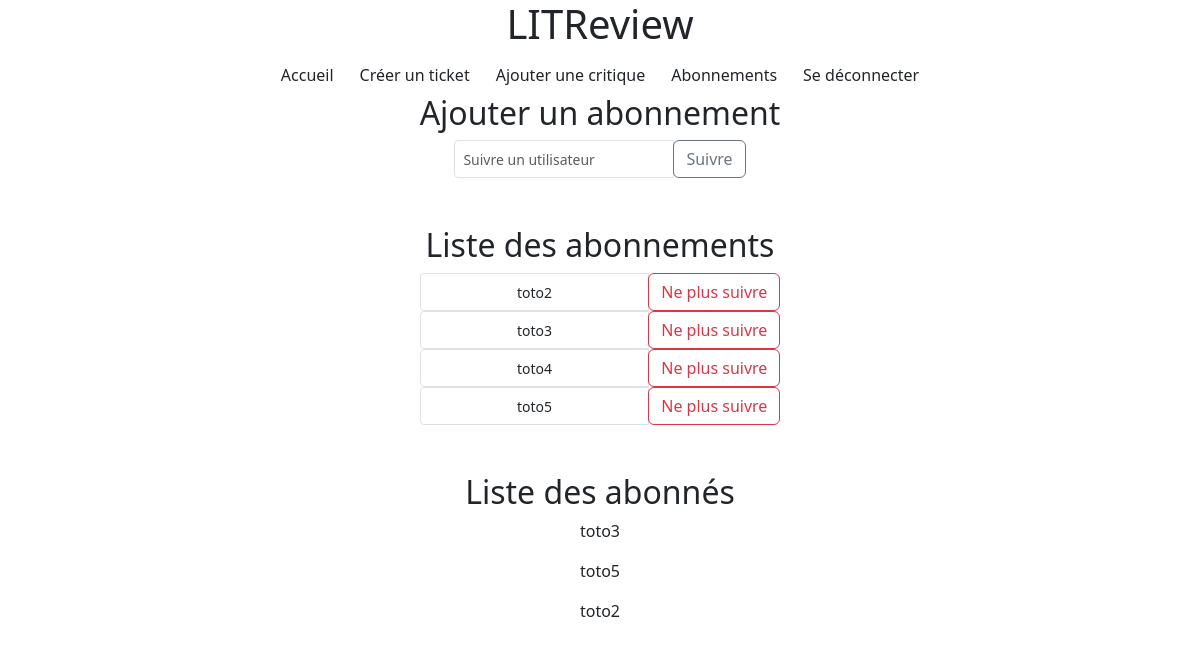
Screenshot of /user/follow/ (signed in) with the database file from the repository.
### authentication/models.py (models this page shows, shortened)
class UserFollows(models.Model):
    user = models.ForeignKey(to=settings.AUTH_USER_MODEL, on_delete=models.CASCADE, related_name='following')
    followed_user = models.ForeignKey(to=settings.AUTH_USER_MODEL, on_delete=models.CASCADE, related_name='followed_by')
    objects = models.Manager()
    class Meta:
        unique_together = ('user', 'followed_user')
        verbose_name = "utilisateur suivi"
        verbose_name_plural = "utilisateurs suivis"

### authentication/views.py (the view, shortened to what this page needs)
# urls.py: path('user/follow/', authentication.views.follow_user, name='follow_user'),
@login_required
def follow_user(request):
    followed_user_list = request.user.following.all()
    followed_by_user_list = request.user.followed_by.all()
    context = {
        'followed_user_list': followed_user_list,
        'followed_by_user_list': followed_by_user_list
    }
    return render(request, 'authentication/manage_follow.html', context)

### authentication/templates/authentication/manage_follow.html (shortened to what this page needs)
{% extends 'base.html' %}
{% block content %}
    <div class="d-flex justify-content-center">
        <h2>Ajouter un abonnement</h2>
    </div>
    <div class="d-flex justify-content-center mb-5">
        <form method="post">
            <div class="d-flex flex-raw justify-content-center input-group input-group-sm">
                <input class="form-control" name="user_to_follow" type="text" placeholder="Suivre un utilisateur">
                <div class="input-group-append">
                    <button class="btn btn-outline-secondary" type="submit" >Suivre</button>
                </div>
            </div>
        </form>
    </div>
    <div class="d-flex justify-content-center">
        <h2>Liste des abonnements</h2>
    </div>
    <div class="d-flex flex-column justify-content-center mr-auto ml-auto">
        {% if followed_user_list|length > 0 %}
            {% for user in followed_user_list %}
                <div class="d-flex flex-raw justify-content-center input-group input-group-sm ">
                    <div class="form-control d-flex flex-raw justify-content-center">
                        <span class="mt-1">{{ user.followed_user.username }}</span>
                    </div>
                    <div class="input-group-append">
                        <a href="{% url 'unfollow_user' user.followed_user.id %}">
                            <button class="btn btn-outline-danger" type="button">
                                Ne plus suivre
                            </button>
                        </a>
                    </div>
                </div>
            {% endfor %}
        {% else %}
            <div class="d-flex flex-raw justify-content-center">
                <div>
                    <p>Vous ne suivez personne actuellement.</p>
                </div>
            </div>
        {% endif %}
    </div>
    <div class="d-flex justify-content-center mt-5">
        <h2>Liste des abonnés</h2>
    </div>
    <div class="d-flex flex-column justify-content-center">
        {% if followed_by_user_list|length > 0 %}
            {% for user in followed_by_user_list %}
                <div class="d-flex flex-raw justify-content-center">
                    <div>
                        <p>{{ user.user.username }}</p>
                    </div>
                </div>
            {% endfor %}
        {% else %}
            <div class="d-flex flex-raw justify-content-center">
                <div>
                    <p>Personne ne vous suit actuellement.</p>
                </div>
            </div>
        {% endif %}
    </div>
{% endblock content %}

### rows the page displays
UserFollows: followed_user.username "toto2"
UserFollows: followed_user.username "toto3"
UserFollows: followed_user.username "toto4"
UserFollows: followed_user.username "toto5"
UserFollows: user.username "toto3"
UserFollows: user.username "toto5"
UserFollows: user.username "toto2"
